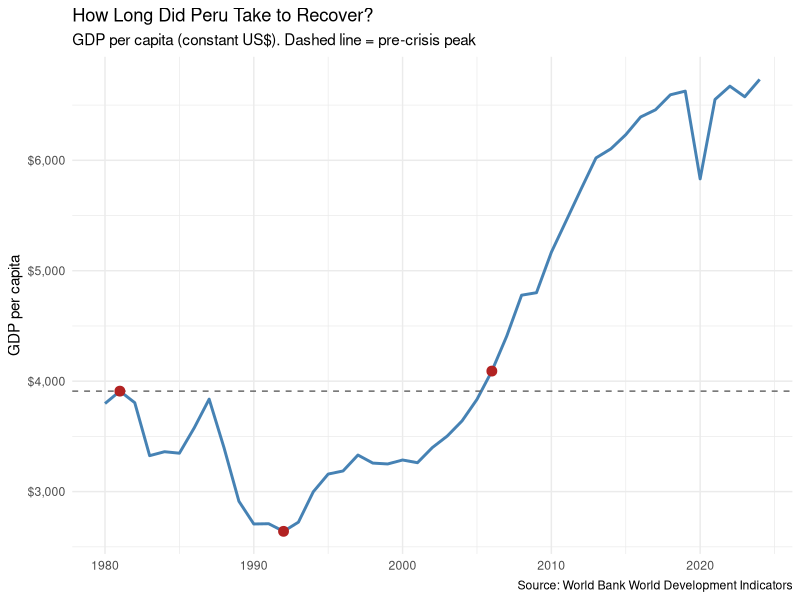
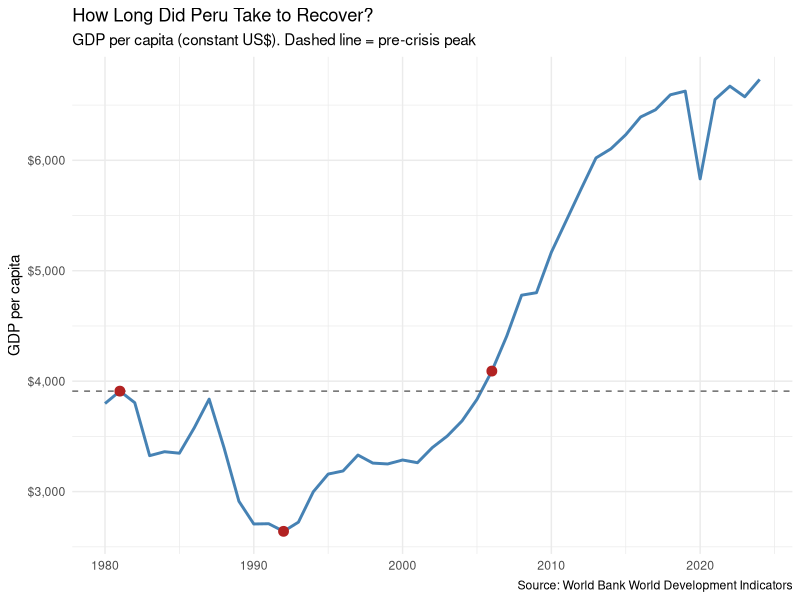

Reproduce these figures in R, in order.
# 03_recovery.R
# How long did it take Peru's income per person to recover after the crisis?

library(tidyverse)

latam <- read_csv("data/latam_wdi.csv", show_col_types = FALSE)

peru <- latam %>%
  filter(country == "Peru") %>%
  arrange(year)

# 1. Pre-crisis peak: highest GDP per capita before 1988
pre_crisis <- peru %>%
  filter(year < 1988) %>%
  slice_max(gdp_per_capita, n = 1)

# 2. Bottom: lowest GDP per capita during the crisis (1988-1995)
bottom <- peru %>%
  filter(year >= 1988, year <= 1995) %>%
  slice_min(gdp_per_capita, n = 1)

# 3. Recovery: first year after the bottom that is back above the pre-crisis peak
recovery <- peru %>%
  filter(year > bottom$year, gdp_per_capita >= pre_crisis$gdp_per_capita) %>%
  slice_min(year, n = 1)

# Print the results
print(pre_crisis %>% select(year, gdp_per_capita))
print(bottom %>% select(year, gdp_per_capita))
print(recovery %>% select(year, gdp_per_capita))

drop_pct <- (bottom$gdp_per_capita - pre_crisis$gdp_per_capita) /
  pre_crisis$gdp_per_capita * 100
years_to_recover <- recovery$year - pre_crisis$year

cat("Drop from peak to bottom:", round(drop_pct, 1), "%\n")
cat("Years to recover:", years_to_recover, "\n")

# Chart
key_points <- bind_rows(pre_crisis, bottom, recovery)

p <- ggplot(peru, aes(x = year, y = gdp_per_capita)) +
  geom_line(linewidth = 1, color = "steelblue") +
  geom_hline(yintercept = pre_crisis$gdp_per_capita,
             linetype = "dashed", color = "gray40") +
  geom_point(data = key_points, color = "firebrick", size = 3) +
  scale_y_continuous(labels = scales::dollar) +
  labs(title = "How Long Did Peru Take to Recover?",
       subtitle = "GDP per capita (constant US$). Dashed line = pre-crisis peak",
       x = NULL, y = "GDP per capita",
       caption = "Source: World Bank World Development Indicators") +
  theme_minimal()

print(p)
ggsave("figures/peru_recovery.png", p, width = 8, height = 5, dpi = 300)
